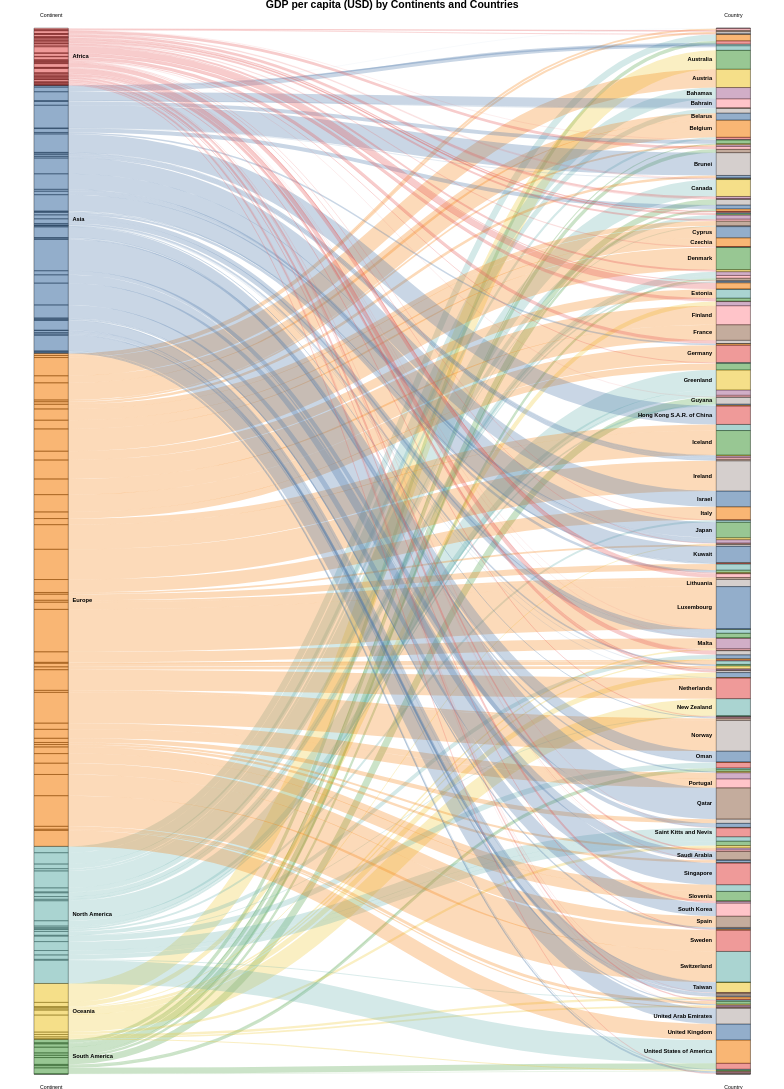

Specify this chart in Vega-Lite:
### Vega specification from a JSON file in a GitHub repository (floating-point values rounded to 4 significant figures; data arrays with more than 128 entries replaced by an {"elided": "..."} marker saying what was removed)
{"$schema": "https://vega.github.io/schema/vega/v3.json", "height": 2000, "width": 1500, "title": {"text": "GDP per capita (USD) by Continents and Countries"}, "config": {"title": {"fontSize": 20}}, "data": [{"name": "rawData", "values": {"elided": "196 records"}, "transform": [{"type": "formula", "expr": "datum.stk1", "as": "stk1"}, {"type": "formula", "expr": "datum.stk2", "as": "stk2"}, {"type": "formula", "expr": "datum.doc_count", "as": "size"}]}, {"name": "nodes", "source": "rawData", "transform": [{"type": "filter", "expr": "!groupSelector || groupSelector.stk1 == datum.stk1 || groupSelector.stk2 == datum.stk2"}, {"type": "formula", "expr": "datum.stk1+datum.stk2", "as": "key"}, {"type": "fold", "fields": ["stk1", "stk2"], "as": ["stack", "grpId"]}, {"type": "formula", "expr": "datum.stack == 'stk1' ? datum.stk1+' '+datum.stk2 : datum.stk2+' '+datum.stk1", "as": "sortField"}, {"type": "stack", "groupby": ["stack"], "sort": {"field": "sortField", "order": "descending"}, "field": "size"}, {"type": "formula", "expr": "(datum.y0+datum.y1)/2", "as": "yc"}]}, {"name": "groups", "source": "nodes", "transform": [{"type": "aggregate", "groupby": ["stack", "grpId"], "fields": ["size"], "ops": ["sum"], "as": ["total"]}, {"type": "stack", "groupby": ["stack"], "sort": {"field": "grpId", "order": "descending"}, "field": "total"}, {"type": "formula", "expr": "scale('y', datum.y0)", "as": "scaledY0"}, {"type": "formula", "expr": "scale('y', datum.y1)", "as": "scaledY1"}, {"type": "formula", "expr": "datum.stack == 'stk1'", "as": "rightLabel"}, {"type": "formula", "expr": "datum.total/domain('y')[1]", "as": "percentage"}]}, {"name": "destinationNodes", "source": "nodes", "transform": [{"type": "filter", "expr": "datum.stack == 'stk2'"}]}, {"name": "edges", "source": "nodes", "transform": [{"type": "filter", "expr": "datum.stack == 'stk1'"}, {"type": "lookup", "from": "destinationNodes", "key": "key", "fields": ["key"], "as": ["target"]}, {"type": "linkpath", "orient": "horizontal", "shape": "diagonal", "sourceY": {"expr": "scale('y', datum.yc)"}, "sourceX": {"expr": "scale('x', 'stk1') + bandwidth('x')"}, "targetY": {"expr": "scale('y', datum.target.yc)"}, "targetX": {"expr": "scale('x', 'stk2')"}}, {"type": "formula", "expr": "range('y')[0]-scale('y', datum.size)", "as": "strokeWidth"}, {"type": "formula", "expr": "datum.size/domain('y')[1]", "as": "percentage"}]}], "scales": [{"name": "x", "type": "band", "range": "width", "domain": ["stk1", "stk2"], "paddingOuter": 0.05, "paddingInner": 0.95}, {"name": "y", "type": "linear", "range": "height", "domain": {"data": "nodes", "field": "y1"}}, {"name": "color", "type": "ordinal", "range": "category", "domain": {"data": "rawData", "fields": ["stk1", "stk2"]}}, {"name": "stackNames", "type": "ordinal", "range": ["Continent", "Country"], "domain": ["stk1", "stk2"]}], "axes": [{"orient": "bottom", "scale": "x", "domain": false, "ticks": false, "labelPadding": 20, "encode": {"labels": {"update": {"text": {"scale": "stackNames", "field": "value", "fontWeight": "bold", "fontSize": 14}}}}}, {"orient": "top", "scale": "x", "domain": false, "ticks": false, "labelPadding": 20, "encode": {"labels": {"update": {"text": {"scale": "stackNames", "field": "value", "fontWeight": "bold", "fontSize": 14}}}}}, {"orient": "left", "scale": "y", "labels": false, "domain": false, "ticks": false}], "marks": [{"type": "rect", "from": {"data": "nodes"}, "encode": {"enter": {"stroke": {"value": "#000"}, "strokeWidth": {"value": 1}, "width": {"scale": "x", "band": 1}, "x": {"scale": "x", "field": "stack"}, "y": {"field": "y0", "scale": "y"}, "y2": {"field": "y1", "scale": "y"}}}}, {"type": "path", "name": "edgeMark", "from": {"data": "edges"}, "clip": true, "encode": {"update": {"stroke": [{"test": "groupSelector && groupSelector.stack=='stk1'", "scale": "color", "field": "stk2"}, {"scale": "color", "field": "stk1"}], "strokeWidth": {"field": "strokeWidth"}, "path": {"field": "path"}, "strokeOpacity": {"signal": "!groupSelector && (groupHover.stk1 == datum.stk1 || groupHover.stk2 == datum.stk2) ? 0.9 : 0.3"}, "zindex": {"signal": "!groupSelector && (groupHover.stk1 == datum.stk1 || groupHover.stk2 == datum.stk2) ? 1 : 0"}, "tooltip": {"signal": "datum.stk1 + ' → ' + datum.stk2 + '  $' + format(datum.size, ',.0f') + ' USD  (' + format(datum.percentage, '.1%') + ')'"}}, "hover": {"strokeOpacity": {"value": 1}}}}, {"type": "rect", "name": "groupMark", "from": {"data": "groups"}, "encode": {"enter": {"fill": {"scale": "color", "field": "grpId"}, "width": {"scale": "x", "band": 1}}, "update": {"x": {"scale": "x", "field": "stack"}, "y": {"field": "scaledY0"}, "y2": {"field": "scaledY1"}, "fillOpacity": {"value": 0.6}, "tooltip": {"signal": "datum.grpId + '   $' + format(datum.total, ',.0f') + ' USD  (' + format(datum.percentage, '.1%') + ')'"}}, "hover": {"fillOpacity": {"value": 1}}}}, {"type": "text", "from": {"data": "groups"}, "interactive": false, "encode": {"update": {"x": {"signal": "scale('x', datum.stack) + (datum.rightLabel ? bandwidth('x') + 8 : -8)"}, "yc": {"signal": "(datum.scaledY0 + datum.scaledY1)/2"}, "align": {"signal": "datum.rightLabel ? 'left' : 'right'"}, "baseline": {"value": "middle"}, "fontWeight": {"value": "bold"}, "text": {"signal": "abs(datum.scaledY0-datum.scaledY1) > 13 ? datum.grpId : ''"}}}}, {"type": "group", "data": [{"name": "dataForShowAll", "values": [{}], "transform": [{"type": "filter", "expr": "groupSelector"}]}], "encode": {"enter": {"xc": {"signal": "width/2"}, "y": {"value": 30}, "width": {"value": 80}, "height": {"value": 30}}}, "marks": [{"type": "group", "name": "groupReset", "from": {"data": "dataForShowAll"}, "encode": {"enter": {"cornerRadius": {"value": 6}, "fill": {"value": "#f5f5f5"}, "stroke": {"value": "#c1c1c1"}, "strokeWidth": {"value": 2}, "height": {"field": {"group": "height"}}, "width": {"field": {"group": "width"}}}, "update": {"opacity": {"value": 1}}, "hover": {"opacity": {"value": 0.7}}}, "marks": [{"type": "text", "interactive": false, "encode": {"enter": {"xc": {"field": {"group": "width"}, "mult": 0.5}, "yc": {"field": {"group": "height"}, "mult": 0.5, "offset": 2}, "align": {"value": "center"}, "baseline": {"value": "middle"}, "fontWeight": {"value": "bold"}, "text": {"value": "Show All"}}}}]}]}], "signals": [{"name": "groupHover", "value": {}, "on": [{"events": "@groupMark:mouseover", "update": "{stk1:datum.stack=='stk1' && datum.grpId, stk2:datum.stack=='stk2' && datum.grpId}"}, {"events": "mouseout", "update": "{}"}]}, {"name": "groupSelector", "value": false, "on": [{"events": "@groupMark:click!", "update": "{stack:datum.stack, stk1:datum.stack=='stk1' && datum.grpId, stk2:datum.stack=='stk2' && datum.grpId}"}, {"events": [{"type": "click", "markname": "groupReset"}, {"type": "dblclick"}], "update": "false"}]}]}
